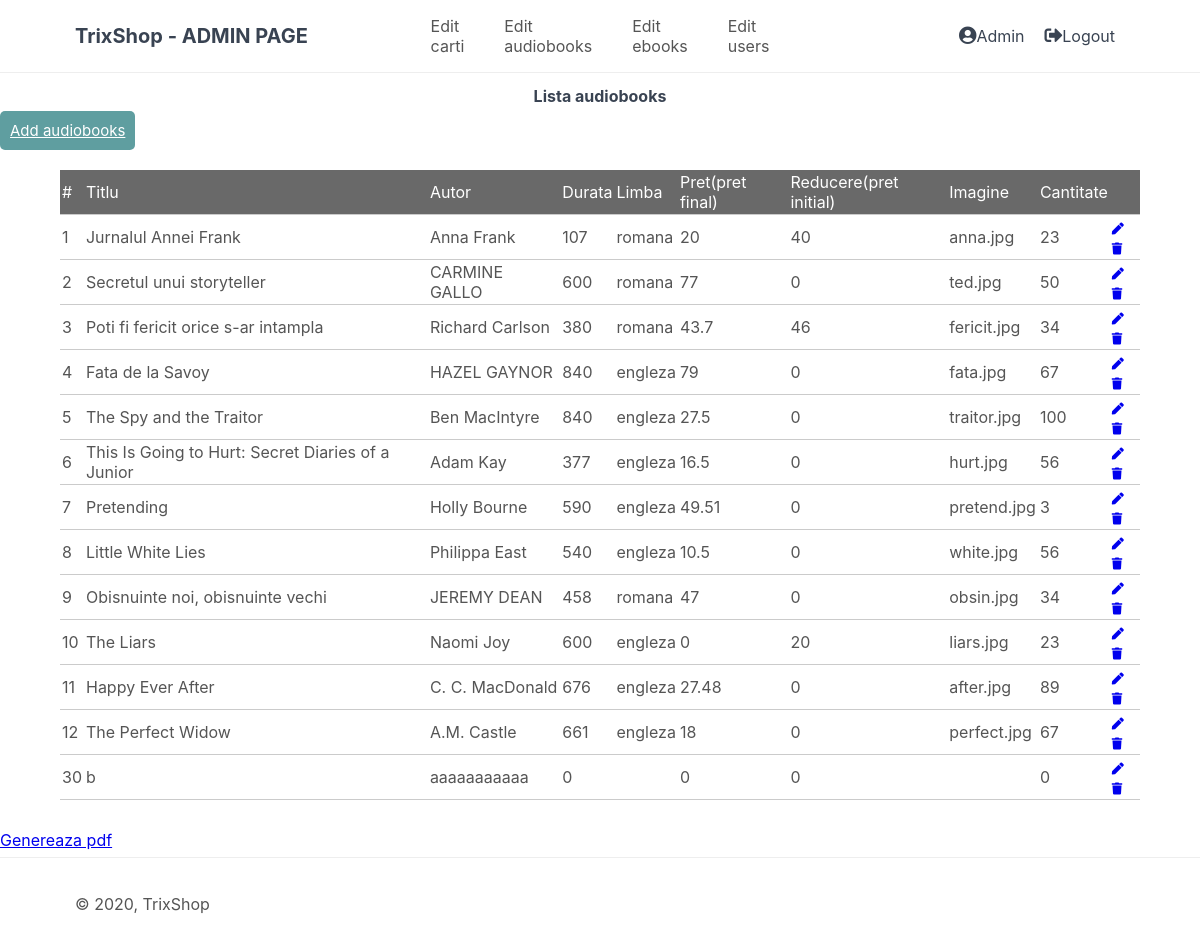
/admin/listaAudio.php, run on the app's committed database.
### tables this page shows
CREATE TABLE IF NOT EXISTS `audiobooks` (
  `id` int(11) NOT NULL AUTO_INCREMENT,
  `titlu` varchar(50) NOT NULL DEFAULT '0',
  `autor` varchar(50) NOT NULL DEFAULT '0',
  `durata` int(11) NOT NULL DEFAULT 0,
  `descriere` text NOT NULL DEFAULT '0',
  `categorie` text NOT NULL DEFAULT '0',
  `price` float NOT NULL DEFAULT 0,
  `reducere` float NOT NULL DEFAULT 0,
  `img` text NOT NULL DEFAULT '0',
  `quantity` int(11) DEFAULT NULL,
  PRIMARY KEY (`id`)
);

### admin/listaAudio.php (the view, shortened to what this page needs)
<?php
include 'functions.php';
$pdo = pdo_connect_mysql();
$stmt = $pdo->prepare('SELECT * FROM audiobooks ORDER BY id ');
$stmt->execute();
$products = $stmt->fetchAll(PDO::FETCH_ASSOC);
?>
<?=template_header('Edit Audiobooks')?>
<div class="content read">
	<h2 align= 'center'>Lista audiobooks</h2>
	<a href="createAudio.php" class="btn">Add audiobooks</a>
	<table style="width:90%">
        <thead >
            <tr style="background-color: #696969; color: #fff;" >
                <td>#</td>
                <td>Titlu</td>
                <td>Autor</td>
                <td>Durata</td>
                <td>Limba</td>
                <td>Pret(pret final)</td>
                <td>Reducere(pret initial)</td>
                <td>Imagine</td>
                <td>Cantitate</td>
                <td></td>
            </tr>
        </thead>
        <tbody>
            <?php foreach ($products as $product): ?>
            <tr>
                <td><?=$product['id']?></td>
                <td><?=$product['titlu']?></td>
                <td><?=$product['autor']?></td>
                <td><?=$product['durata']?></td>
                <td><?=$product['categorie']?></td>
                <td><?=$product['price']?></td>
                <td><?=$product['reducere']?></td>
                <td><?=$product['img']?></td>
                <td><?=$product['quantity']?></td>
                <td class="actions">
                    <a href="updateAudio.php?id=<?=$product['id']?>" class="edit"><i class="fas fa-pen fa-xs"></i></a>
                    <a href="deleteAudio.php?id=<?=$product['id']?>" class="trash"><i class="fas fa-trash fa-xs"></i></a>
                </td>
            </tr>
            <?php endforeach; ?>
        </tbody>
    </table>
	<a href="generatepdfAudiobooks.php">Genereaza pdf</a>
</div>
<?=template_footer()?>

### admin/operations.css (style rules this page uses)
body { font-size: 19px; }
table { width: 50%; margin: 30px auto; border-collapse: collapse; text-align: left; }
tr { border-bottom: 1px solid #cbcbcb; }
th, td { border: none; height: 30px; padding: 2px; }
.btn { padding: 10px; font-size: 15px; color: white; background: #5F9EA0; border: none; border-radius: 5px; }

### style.css (style rules this page uses)
* { box-sizing: border-box; font-family: -apple-system, BlinkMacSystemFont, "segoe ui", roboto, oxygen, ubuntu, cantarell, "fira sans", "droid sans", "helvetica neue", Arial, sans-serif; font-size: 16px; -webkit-font-smoothing: antialiased; -moz-osx-font-smoothing: grayscale; }
html { height: 100%; }
body { position: relative; min-height: 100%; color: #555555; background-color: #FFFFFF; margin: 0; padding-bottom: 100px; }
h1, h2, h3, h4, h5 { color: #394352; }

### data on the page
audiobooks: id "1", titlu "Jurnalul Annei Frank", autor "Anna Frank", durata "107", categorie "romana", price "20", reducere "40", img "anna.jpg", quantity "23"
audiobooks: id "2", titlu "Secretul unui storyteller", autor "CARMINE GALLO", durata "600", categorie "romana", price "77", reducere "0", img "ted.jpg", quantity "50"
audiobooks: id "3", titlu "Poti fi fericit orice s-ar intampla", autor "Richard Carlson", durata "380", categorie "romana", price "43.7", reducere "46", img "fericit.jpg", quantity "34"
audiobooks: id "4", titlu "Fata de la Savoy", autor "HAZEL GAYNOR", durata "840", categorie "engleza", price "79", reducere "0", img "fata.jpg", quantity "67"
audiobooks: id "5", titlu "The Spy and the Traitor", autor "Ben MacIntyre", durata "840", categorie "engleza", price "27.5", reducere "0", img "traitor.jpg", quantity "100"
audiobooks: id "6", titlu "This Is Going to Hurt: Secret Diaries of a Junior", autor "Adam Kay", durata "377", categorie "engleza", price "16.5", reducere "0", img "hurt.jpg", quantity "56"
audiobooks: id "7", titlu "Pretending", autor "Holly Bourne", durata "590", categorie "engleza", price "49.51", reducere "0", img "pretend.jpg", quantity "3"
audiobooks: id "8", titlu "Little White Lies", autor "Philippa East", durata "540", categorie "engleza", price "10.5", reducere "0", img "white.jpg", quantity "56"
audiobooks: id "9", titlu "Obisnuinte noi, obisnuinte vechi", autor "JEREMY DEAN", durata "458", categorie "romana", price "47", reducere "0", img "obsin.jpg", quantity "34"
audiobooks: id "10", titlu "The Liars", autor "Naomi Joy", durata "600", categorie "engleza", price "0", reducere "20", img "liars.jpg", quantity "23"
audiobooks: id "11", titlu "Happy Ever After", autor "C. C. MacDonald", durata "676", categorie "engleza", price "27.48", reducere "0", img "after.jpg", quantity "89"
audiobooks: id "12", titlu "The Perfect Widow", autor "A.M. Castle", durata "661", categorie "engleza", price "18", reducere "0", img "perfect.jpg", quantity "67"
audiobooks: id "30", titlu "b", autor "aaaaaaaaaaa", durata "0", price "0", reducere "0", quantity "0"
